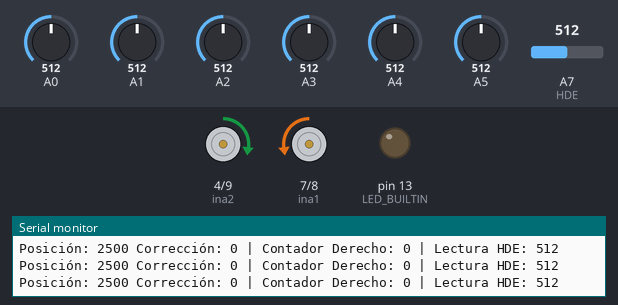
Simulated run of this sketch. Board: Arduino Nano, built with avr-gcc and run on an emulated ATmega328P. On the bench: motor-driver pin pairs drawn as motors (green arrow = first pin HIGH = forward, orange = second pin HIGH = backward, longer = more drive, scaled by the enable pin), output pins drawn as LEDs (lit = HIGH), the last lines printed to the serial monitor. The inputs (shaded band) are chosen by the test bench; at power-on: A0 = 512, A5 = 512, A4 = 512, A1 = 512, A2 = 512, A3 = 512, A7 (HDE) = 512.

Above: at 6.7 s.
6.8 s: A0 set to 263
9.8 s: A0 set to 237
At 9.85 s:
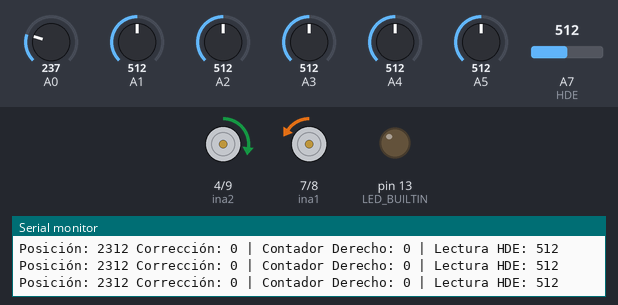
12.8 s: A5 set to 526
At 14.0 s:
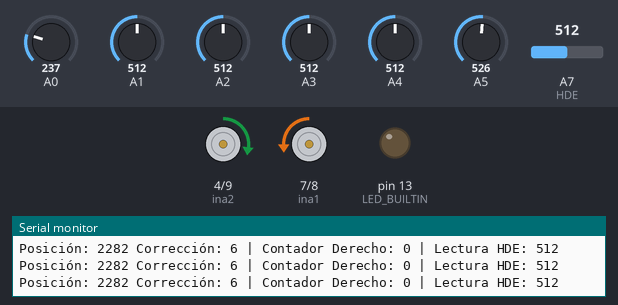
15.8 s: A5 set to 545
At 16.4 s:
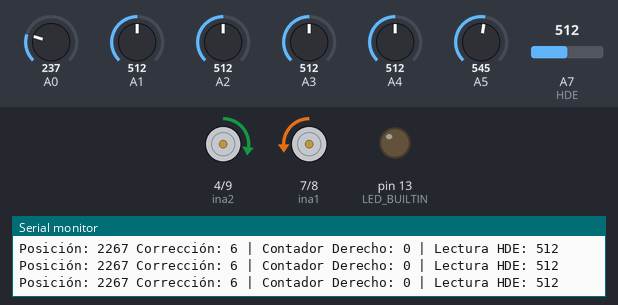
18.8 s: A4 set to 547
At 19.7 s:
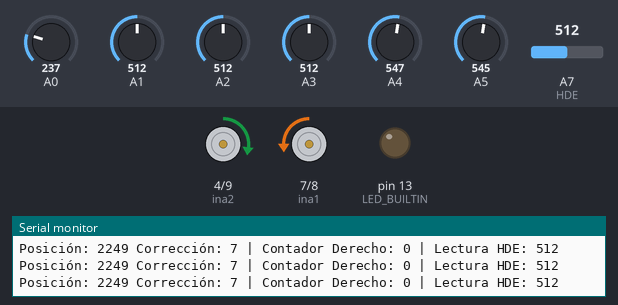
21.8 s: A4 set to 992
At 23.4 s:
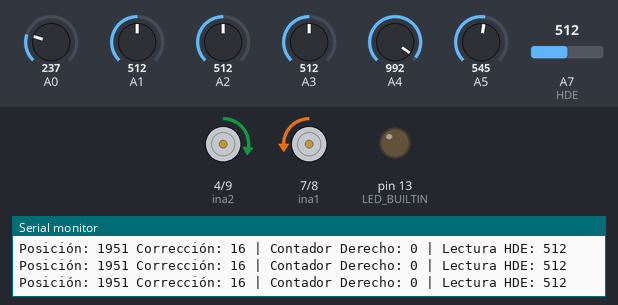
Timing chart, 0 to 24.4 s (numbered marks = the images above; inputs shaded):
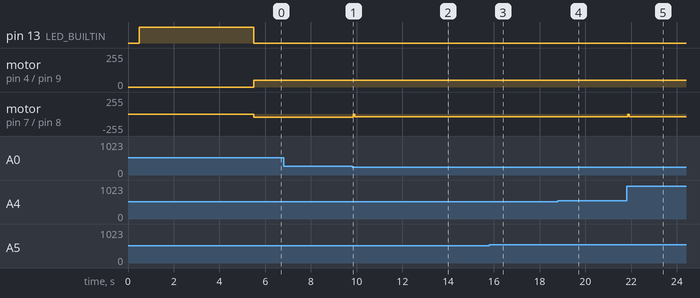

The sketch:

CodigoBase_Velocistas.ino
```cpp
#include <QTRSensors.h>
QTRSensors qtr;

const uint8_t SensorCount = 6;
uint16_t sensorValues[SensorCount];

#define ina1 7   // pin 1 de dirección del Motor Izquierdo
#define ina2 4   // pin 2 de dirección del Motor Izquierdo
#define ena 6    // pin PWM del Motor Izquierdo

#define inb1 8   // pin 1 de dirección del Motor Derecho
#define inb2 9   // pin 2 de dirección del Motor Derecho
#define enb 5    // pin PWM del Motor Derecho

#define HDE A7   // Sensor Derecho (analógico)

int base = 50;
float Kprop = 1.5;
float Kderiv = 9;
float Kinte = 0.0;
int setpoint = 2500;  // Posición central
int last_error = 0;
int pot_limite = 100; // Límite máximo de potencia
int margen_inferior = 2300; // Límite inferior del margen de error
int margen_superior = 2700; // Límite superior del margen de error

int countDerecho = 0;      // Contador de marcas para el lado derecho
int umbral = 700;          // Umbral para detectar una marca blanca (ajustar según sea necesario)
bool hde_last_state = false; // Estado previo del sensor derecho

void setup() {
    pinMode(ena, OUTPUT);
    pinMode(ina1, OUTPUT);
    pinMode(ina2, OUTPUT);

    pinMode(enb, OUTPUT);
    pinMode(inb1, OUTPUT);
    pinMode(inb2, OUTPUT);

    qtr.setTypeAnalog();
    qtr.setSensorPins((const uint8_t[]){A0, A1, A2, A3, A4, A5}, SensorCount);
    qtr.setEmitterPin(11);

    delay(500);
    pinMode(LED_BUILTIN, OUTPUT);
    digitalWrite(LED_BUILTIN, HIGH);

    for (uint16_t i = 0; i < 200; i++) {
        qtr.calibrate();
    }
    digitalWrite(LED_BUILTIN, LOW);
    Serial.begin(9600);
}

void loop() {
    // Si el contador del sensor derecho alcanza 4, detener motores
    if (countDerecho >= 4) {
        Motores(0, 0);  // Detener los motores
        Serial.println("Detenido tras detectar 4 marcas en el sensor derecho.");
        return;
    }

    uint16_t position = qtr.readLineWhite(sensorValues);
    int line_position = position;
    int Correction_power = 0;  // Inicializamos a cero

    // Contar marcas blancas solo en el sensor derecho
    contarMarcaDerecha();

    // Calcular la corrección si la posición está fuera del margen
    if (line_position < margen_inferior || line_position > margen_superior) {
        Correction_power = PIDLambo(line_position, Kprop, Kderiv, Kinte);
    }

    int leftPower = base;
    int rightPower = base;

    // Aplicar la corrección si estamos fuera del margen
    if (line_position > setpoint && line_position > margen_superior) {
        leftPower -= Correction_power;  // Reducir la potencia del motor izquierdo
    } else if (line_position < setpoint && line_position < margen_inferior) {
        rightPower -= Correction_power;  // Reducir la potencia del motor derecho
    }

    leftPower = constrain(leftPower, 0, 255);
    rightPower = constrain(rightPower, 0, 255);

    Motores(leftPower, rightPower);

    Serial.print("Posición: ");
    Serial.print(position);
    Serial.print(" Corrección: ");
    Serial.print(Correction_power);
    Serial.print(" | Contador Derecho: ");
    Serial.print(countDerecho);
    Serial.print(" | Lectura HDE: ");
    Serial.println(analogRead(HDE));  // Mostrar el valor analógico actual del sensor derecho
}

void contarMarcaDerecha() {
    // Leer el valor analógico del sensor derecho
    int hde_value = analogRead(HDE);

    // Detectar una transición de fondo oscuro a marca blanca en el sensor derecho
    bool hde_current_state = hde_value > umbral;
    if (hde_current_state && !hde_last_state) {
        countDerecho++;  // Incrementar el contador derecho
        Serial.println("Marca derecha detectada.");
    }

    // Actualizar el último estado del sensor derecho
    hde_last_state = hde_current_state;
}

int PIDLambo(int POS, float Kp, float Kd, float Ki) {
    int error = POS - setpoint;
    int derivative = error - last_error;
    last_error = error;

    // Ajuste de potencia proporcional al error, para un efecto de "fade"
    int pot_giro = abs(error * Kp + derivative * Kd);

    // Limitar la potencia de giro al rango máximo establecido
    pot_giro = map(pot_giro, 0, 5000, 0, pot_limite);  // Mapear entre 0 y pot_limite

    return pot_giro;
}

void MotorIz(int value) {
    digitalWrite(ina1, LOW);
    digitalWrite(ina2, HIGH);
    analogWrite(ena, value);
}

void MotorDe(int value) {
    digitalWrite(inb1, HIGH);
    digitalWrite(inb2, LOW);
    analogWrite(enb, value);
}

void Motores(int left, int right) {
    MotorIz(left);
    MotorDe(right);
}
```

Measured:
- the behaviour switches between 246 and 245 on A0 (found by bisection; images 0 and 1)
- after the input at 9.8 s, motor on pin 7 (ina1) / pin 8 (inb1): backward 50/255 → backward 7/255 after 0.05 s, → backward 44/255 0.08 s later
- after the input at 12.8 s, motor on pin 7 (ina1) / pin 8 (inb1): backward 44/255 → backward 42/255 at once, → backward 44/255 0.08 s later
- after the input at 15.8 s, motor on pin 7 (ina1) / pin 8 (inb1): backward 44/255 → backward 41/255 at once, → backward 44/255 0.08 s later
- after the input at 18.8 s, motor on pin 7 (ina1) / pin 8 (inb1): backward 44/255 → backward 40/255 at once, → backward 43/255 0.08 s later
- after the input at 21.8 s, motor on pin 7 (ina1) / pin 8 (inb1): backward 43/255 → stopped at once, → backward 43/255 0.08 s later
